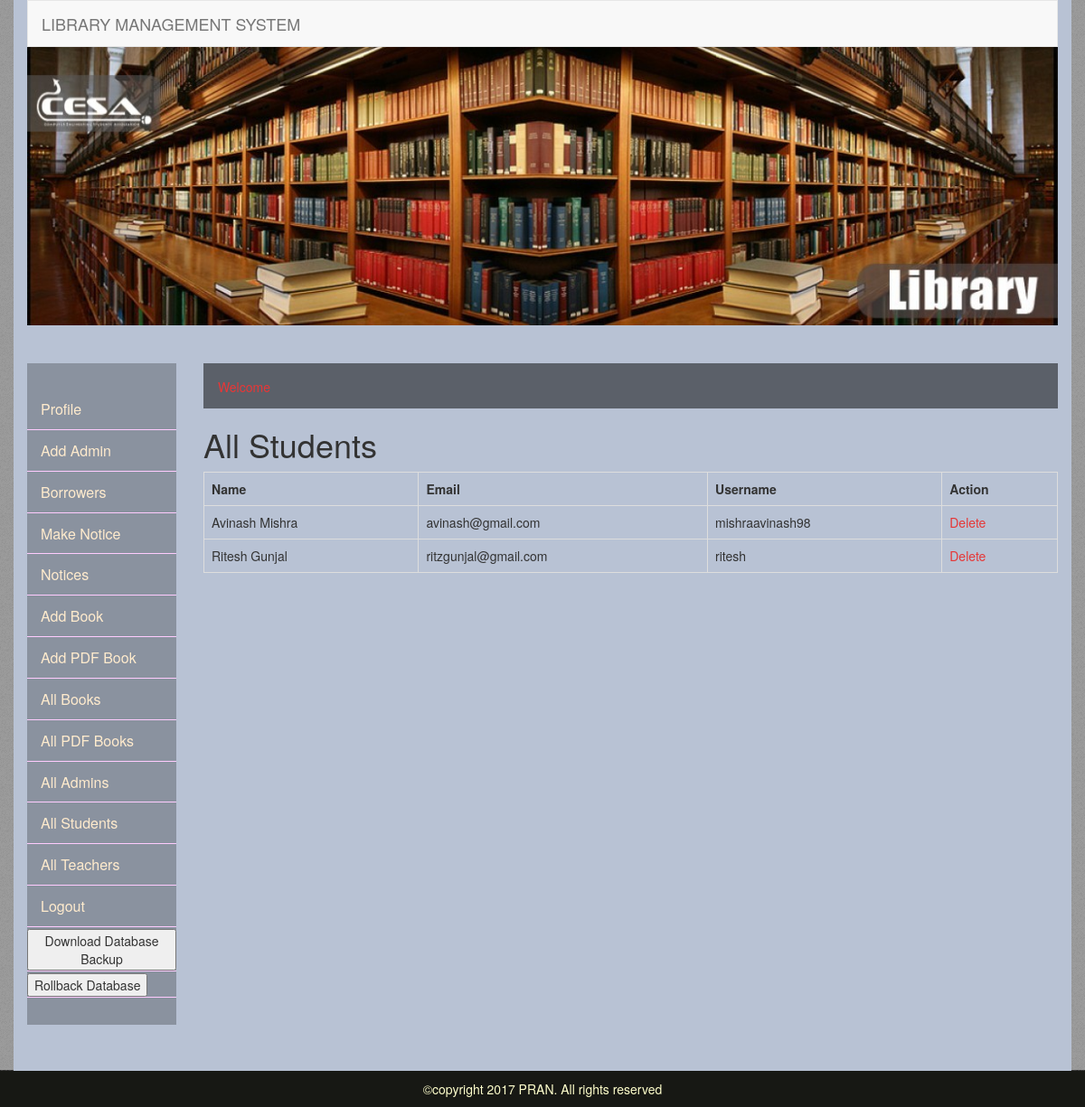
The app's page /alladmins.php with its own data.
### tables this page shows
CREATE TABLE `admin_data` (
  `id` int(11) NOT NULL,
  `name` varchar(255) NOT NULL,
  `email` varchar(100) NOT NULL,
  `username` varchar(50) NOT NULL,
  `password` varchar(50) NOT NULL,
  `user_role` int(11) NOT NULL DEFAULT '1'
);

### alladmins.php (the view, shortened to what this page needs)
<?php include('adminheader.php');?>
    <div class="row">
      <?php include('adminmenu.php'); ?>
      <div class="col-md-10">
        <p class="welcome">Welcome &nbsp;&nbsp;<span style="color:#2484A4;"> <?php echo $_SESSION['username']; ?>  </span></p>
       <h1>All Students</h1>
        <table cellpadding="2" cellspacing="2" border="2" class="table table-bordered">
              <tr>
                <th>Name</th>
                <th>Email</th>
                <th>Username</th>
                <th>Action</th>
              </tr>
              <?php
               require 'newcon.php';
                $data = mysqli_query($link,"SELECT id, name,  email, username FROM admin_data");
               while($row = mysqli_fetch_array($data)) {?>
              <tr>
                <?php $id = $row['id']; ?>
                <td><?php echo  $row['name'];?></td>
                <td><?PHP echo  $row['email']; ?></td>
                <td><?PHP echo  $row['username'];?></td>
                <td>
                  <a href="deleteadmin.php?id=<?php echo $id ?>">Delete</a>
                </td>
              </tr>
              <?php } ?>
            </table>
      </div>
    </div>
  </div>
 <?php include('footer.php');?>

### css/mystyle.css (style rules this page uses)
a { text-decoration:none; color:#e63636; }
body { background:url(../images/body-bg.png); }
.welcome { height: 50px; background:rgba(0,0,0,0.50);padding: 16px;color: #EA3636; }

### records on screen
admin_data: name "Avinash Mishra", email "avinash@gmail.com", username "mishraavinash98"
admin_data: name "Ritesh Gunjal", email "ritzgunjal@gmail.com", username "ritesh"
